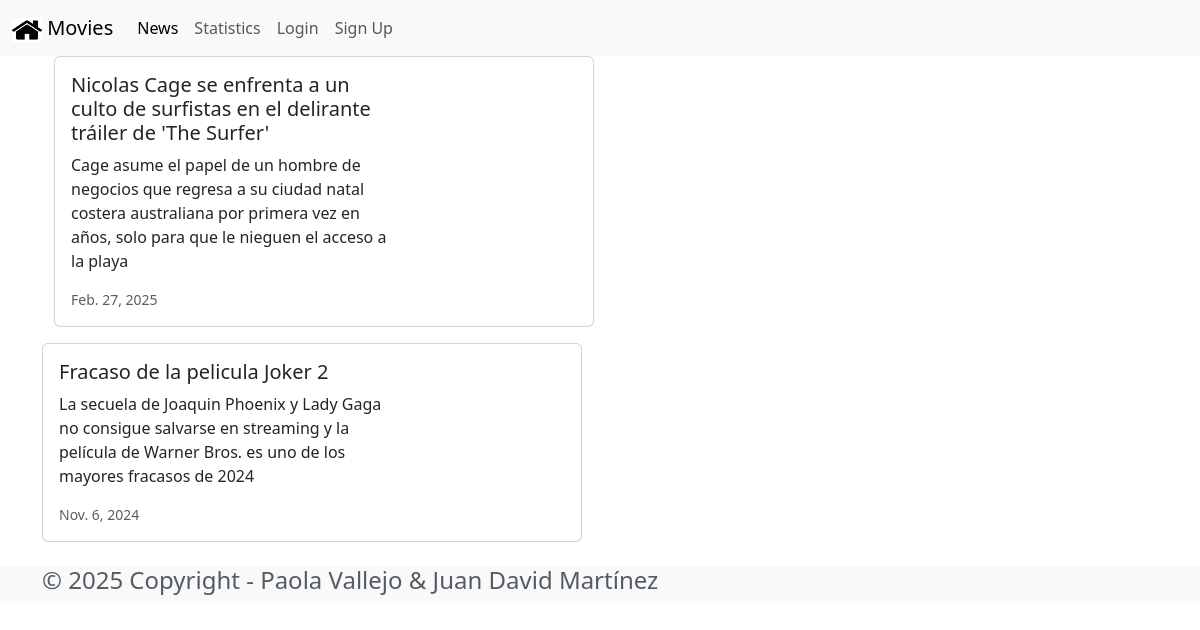
Page /news/ on the committed database.
### news/models.py (models this page shows, shortened)
class News(models.Model):
    headline = models.CharField(max_length=200)
    body = models.TextField()
    date = models.DateField()

### news/views.py (the view)
# urls.py: path('news/', include('news.urls')),
def news(request):
    newss = News.objects.all().order_by('-date')
    return render(request, 'news.html', {'newss':newss})

### news/templates/news.html (shortened to what this page needs)
{% extends 'base.html' %}
{% block content %}
<div class="container">
    {% for news in newss %}
    <div class="card mb-3" style="max-width: 540px;">
        <div class="col-md-8">
            <div class="card-body">
            <h5 class="card-title">{{ news.headline }} </h5>
            <p class="card-text">{{news.body }}</p>
            <p class="card-text"><small class="text-body-secondary">{{ news.date }}</small></p>
            </div>
        </div>
        </div>
    </div>
    {% endfor %}
{% endblock content %}

### rows in the picture
News: headline "Nicolas Cage se enfrenta a un culto de surfistas en el delirante tráiler de 'The Surfer'", body "Cage asume el papel de un hombre de negocios que regresa a su ciudad natal costera australiana por primera vez en años, solo para que le nieguen el acceso a la playa", date "Feb. 27, 2025"
News: headline "Fracaso de la pelicula Joker 2", body "La secuela de Joaquin Phoenix y Lady Gaga no consigue salvarse en streaming y la película de Warner Bros. es uno de los mayores fracasos de 2024", date "Nov. 6, 2024"
